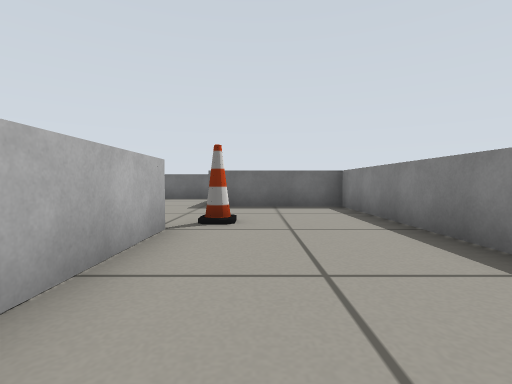
view 1 (above)

17 first-person views from a walk through a world built for the Gazebo simulator. The camera is 0.34 m above the floor, tilts 2° down and sees 85° across. The floor is counted in squares, 0.5 m on a side. Each view is taken from the middle of a square. On the plan, view 1 faces up. The plan holds only what a view shows up to about 9 squares ahead; the rest is blank.

view 2
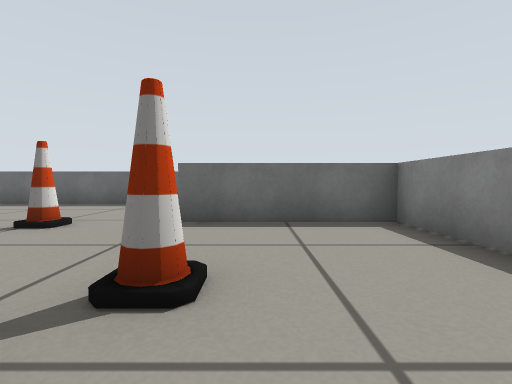

view 3
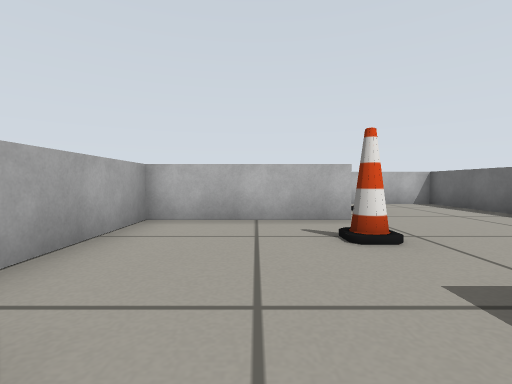

view 4
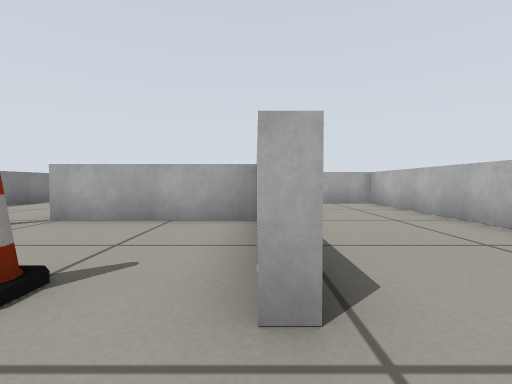

view 5
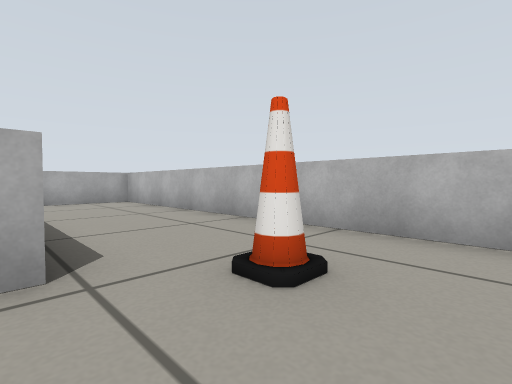

view 6
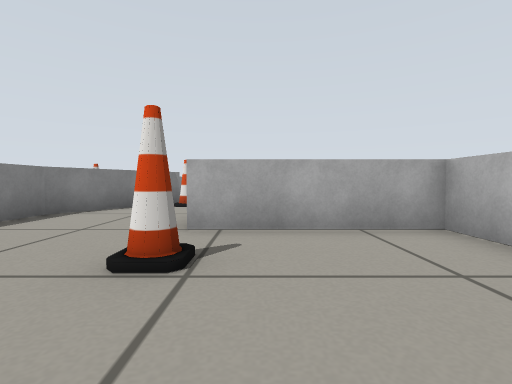

view 7
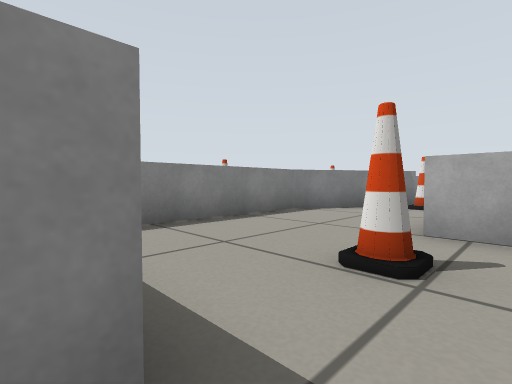

view 8
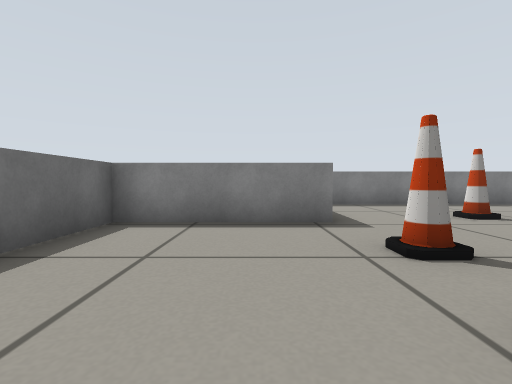

view 9
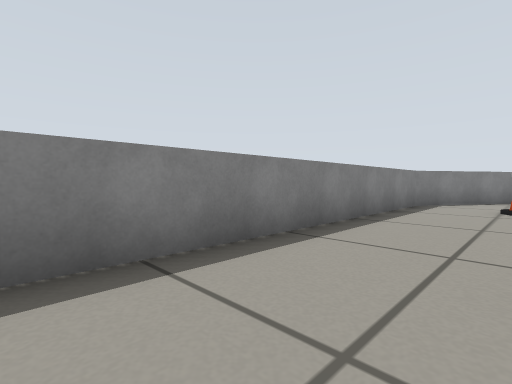

view 10
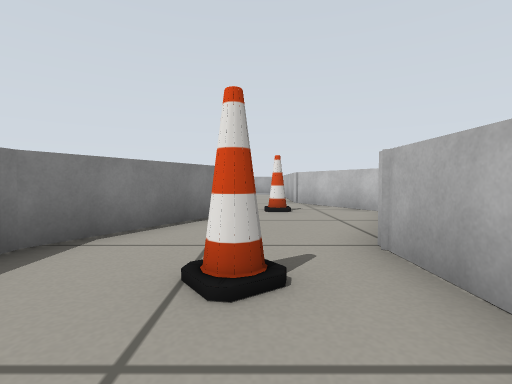

view 11
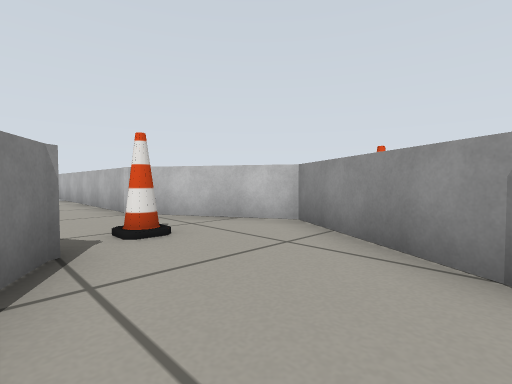

view 12
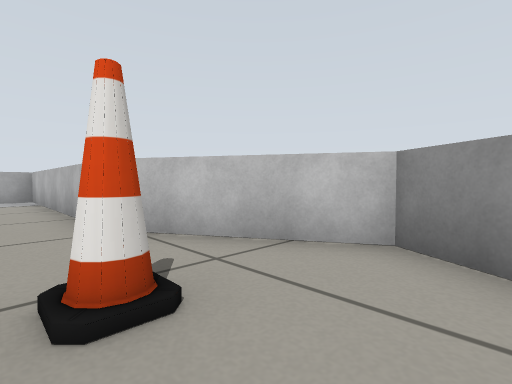

view 13
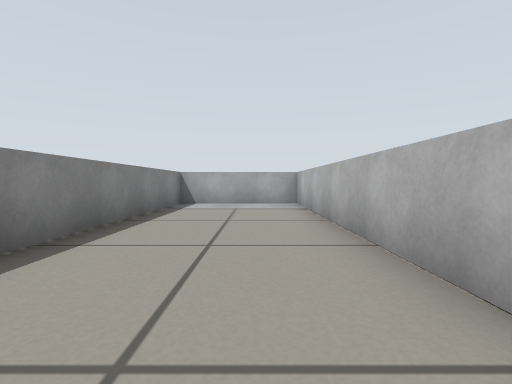

view 14
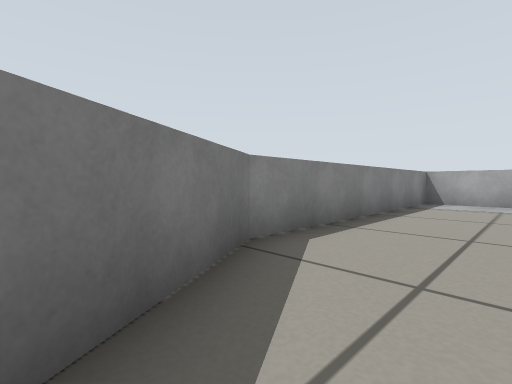

view 15
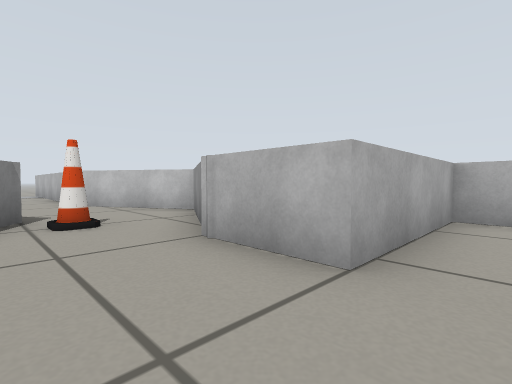

view 16
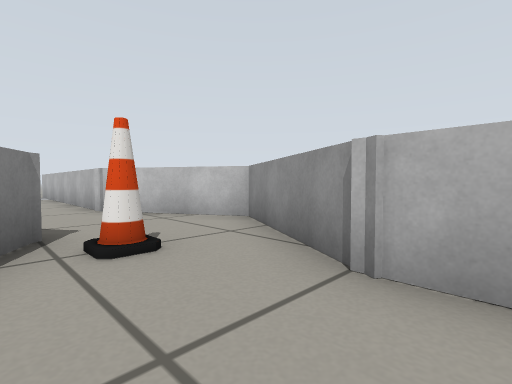

view 17
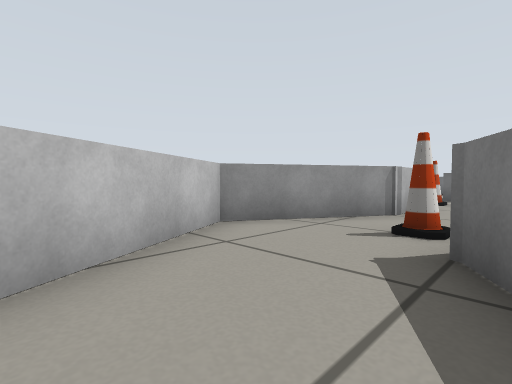

### Floor plan
Points are (right, up) in squares from view 1. A wall is a line through its corners. A room is listed if a view was taken in it or the views show most of it. See-through windows are left out.
Room 1 (views 1, 2, 3, 4, 5, 6, 7, 8, 9, 10, 11, 12, 13, 14, 15, 16)
walls: (-1.3, -0.4) (-1.3, -2); (-1.4, -2.1) (-3.1, -5) (-1.3, -8.2) (-1.3, -15.8) (2.4, -15.8) (2.4, -8.3) (1, -5.9); (-2.5, -3.3) (-1.6, -1.8) (-1.6, 2.2); (0.6, -5) (2.4, -1.8) (2.4, 7.7) (-1.3, 7.7) (-1.3, 11.4) (-8.7, 11.4) (-8.7, 0) (-5, 0) (-5, -1.9); (-5, 7.8) (-5, 4) (-1.3, 4) (-1.3, 1.4)
ways out: opening at (-4, -2) to room 3
objects: cone (-7, 9); cone (-5, 2); cone (-3, 7); cone (-1, -6); cone (-1, 5); cone (0, -1)
Room 2 (view 17)
walls: (-5, -8.2) (-5, -11.7)
ways out: opening at (-4, -7) to room 3
Room 3 (no view inside)
walls: (-3, -5.8) (-3.5, -5) (-2.5, -3.3); (-5, -1.9) (-6.8, -5) (-5, -8.2)
ways out: opening at (-4, -2) to room 1; opening at (-4, -7) to room 2
objects: cone (-4, -4)

Positions as (right, up) in squares from view 1, and headings:
1: (0, 0), facing up
2: (0, 3), facing up
3: (0, 6), facing left
4: (-5, 9), facing down
5: (-5, 10), facing down-left
6: (-6, 4), facing down
7: (-6, 4), facing down-right
8: (-6, 9), facing right
9: (0, 7), facing down-right
10: (0, 1), facing down
11: (1, -2), facing down-left
12: (0, -4), facing down-left
13: (0, -7), facing down
14: (0, -6), facing down-right
15: (-3, 1), facing down-left
16: (-3, -1), facing down-left
17: (-3, -8), facing up-left
